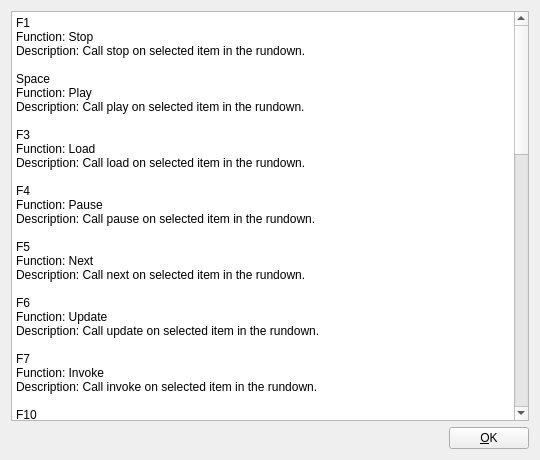
<?xml version="1.0" encoding="UTF-8"?>
<ui version="4.0">
 <class>HelpDialog</class>
 <widget class="QDialog" name="HelpDialog">
  <property name="geometry">
   <rect>
    <x>0</x>
    <y>0</y>
    <width>540</width>
    <height>460</height>
   </rect>
  </property>
  <property name="windowTitle">
   <string>Help</string>
  </property>
  <layout class="QGridLayout" name="gridLayout">
   <item row="1" column="1">
    <widget class="QPushButton" name="pushButtonOk">
     <property name="focusPolicy">
      <enum>Qt::NoFocus</enum>
     </property>
     <property name="text">
      <string>&amp;OK</string>
     </property>
    </widget>
   </item>
   <item row="0" column="0" colspan="2">
    <widget class="QPlainTextEdit" name="plainTextEdit">
     <property name="readOnly">
      <bool>true</bool>
     </property>
     <property name="plainText">
      <string>F1
Function: Stop 
Description: Call stop on selected item in the rundown.

Space
Function: Play
Description: Call play on selected item in the rundown.

F3
Function: Load
Description: Call load on selected item in the rundown.

F4
Function: Pause
Description: Call pause on selected item in the rundown.

F5
Function: Next
Description: Call next on selected item in the rundown.

F6
Function: Update
Description: Call update on selected item in the rundown.

F7
Function: Invoke
Description: Call invoke on selected item in the rundown.

F10
Function: Clear
Description: Call clear on selected item in the rundown.

F11
Function: Clear Layer
Description: Call clear on selected items video layer in the rundown.

F12
Function: Clear Channel
Description: Call clear on selected items channel in the rundown.

Alt+1 - Alt+5
Function: Rundown
Description: Switch between rundown tabs.

Ctrl+G / Ctrl+U
Functioin: Group / Ungroup
Description: Group / Ungroup one or more items in the rundown.

Ctrl+D
Function: Duplicate
Description: Duplicate selected item in the rundown.

Ctrl+C / Ctrl+V
Function: Copy / Paste
Description: Copy / Paste selected item in the rundown.

Ctrl+X
Function: Cut
Description: Cut selected item in the rundown.

Ctrl+Up / Ctrl+Down
Function: Navigation.
Description: Move item up / down in the rundown.

Ctrl+Right / Ctrl+Left
Function: Navigation
Description: Move item in / out of a group in the rundown.

Delete
Function: Delete
Description Delete item / group in the rundown.

Ctrl+F
Function: Fullscreen
Description: Toggle between fullscreen and normal window.

Ctrl+I / Ctrl+E
Function: Import / Export
Description: Import / Export rundown from / to disk.

Ctrl+H
Function: Help
Description: Show this help dialog.</string>
     </property>
    </widget>
   </item>
   <item row="1" column="0">
    <spacer name="horizontalSpacer">
     <property name="orientation">
      <enum>Qt::Horizontal</enum>
     </property>
     <property name="sizeHint" stdset="0">
      <size>
       <width>40</width>
       <height>20</height>
      </size>
     </property>
    </spacer>
   </item>
  </layout>
 </widget>
 <resources/>
 <connections>
  <connection>
   <sender>pushButtonOk</sender>
   <signal>clicked()</signal>
   <receiver>HelpDialog</receiver>
   <slot>accept()</slot>
   <hints>
    <hint type="sourcelabel">
     <x>278</x>
     <y>429</y>
    </hint>
    <hint type="destinationlabel">
     <x>356</x>
     <y>230</y>
    </hint>
   </hints>
  </connection>
 </connections>
</ui>
